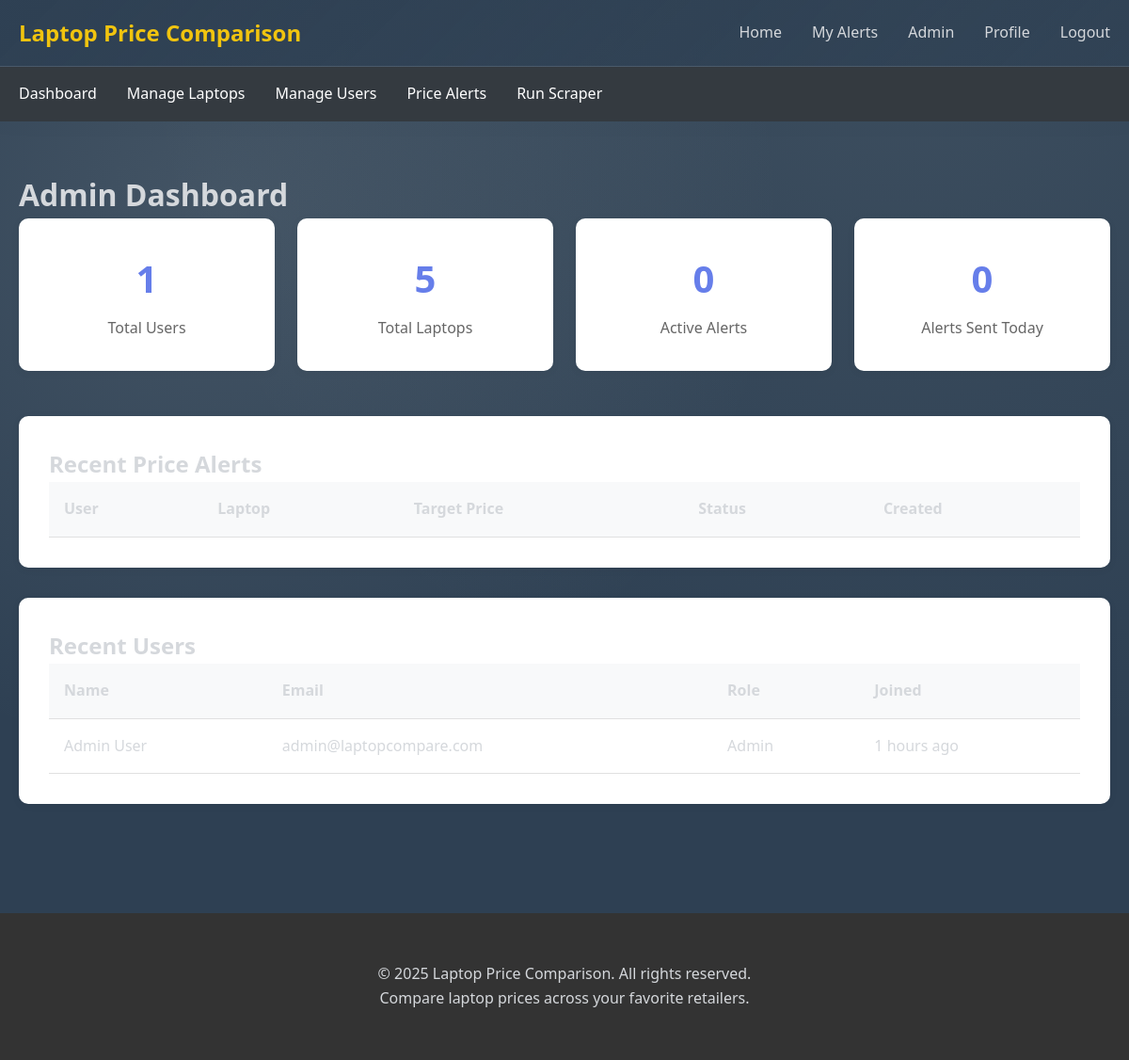
/admin/index.php (signed in), run on the app's committed database.
### tables this page shows
CREATE TABLE users (
    id INT AUTO_INCREMENT PRIMARY KEY,
    email VARCHAR(255) NOT NULL UNIQUE,
    password VARCHAR(255) NOT NULL,
    name VARCHAR(100) NOT NULL,
    created_at TIMESTAMP DEFAULT CURRENT_TIMESTAMP,
    is_admin TINYINT(1) DEFAULT 0,
    INDEX idx_email (email)
);

### config.php (called while the page is built, shortened)
<?php
function timeAgo($timestamp) {
    $time = strtotime($timestamp);
    $diff = time() - $time;
    if ($diff < 86400) return floor($diff / 3600) . ' hours ago';
    return date('M j, Y', $time);
}
?>

### admin/index.php (the view, shortened to what this page needs)
<?php
require_once '../config.php';
$statsQuery = "
    SELECT
        (SELECT COUNT(*) FROM users) as total_users,
        (SELECT COUNT(*) FROM laptops) as total_laptops,
        (SELECT COUNT(*) FROM price_alerts WHERE is_active = 1) as active_alerts,
        (SELECT COUNT(*) FROM alert_notifications WHERE DATE(sent_at) = CURDATE()) as alerts_sent_today
";
$stats = $conn->query($statsQuery)->fetch();
$recentUsers = $conn->query("
    SELECT *
    FROM users
    ORDER BY created_at DESC
    LIMIT 10
")->fetchAll();
?>
<!DOCTYPE html>
<html lang="en">
<head>
    <link rel="stylesheet" href="../css/style.css">
</head>
<body>
    <?php include '../includes/header.php'; ?>
    <?php include 'partials/admin-nav.php'; ?>
    <main class="container">
        <h1>Admin Dashboard</h1>
        <div class="stats-grid">
            <div class="stat-card">
                <div class="stat-value"><?php echo $stats['total_users']; ?></div>
                <div class="stat-label">Total Users</div>
            </div>
            <div class="stat-card">
                <div class="stat-value"><?php echo $stats['total_laptops']; ?></div>
                <div class="stat-label">Total Laptops</div>
            </div>
            <div class="stat-card">
                <div class="stat-value"><?php echo $stats['active_alerts']; ?></div>
                <div class="stat-label">Active Alerts</div>
            </div>
            <div class="stat-card">
                <div class="stat-value"><?php echo $stats['alerts_sent_today']; ?></div>
                <div class="stat-label">Alerts Sent Today</div>
            </div>
        </div>
        <div class="data-table">
            <h2>Recent Price Alerts</h2>
            <table>
                <thead>
                    <tr>
                        <th>User</th>
                        <th>Laptop</th>
                        <th>Target Price</th>
                        <th>Status</th>
                        <th>Created</th>
                    </tr>
                </thead>
            </table>
        </div>
        <div class="data-table">
            <h2>Recent Users</h2>
            <table>
                <thead>
                    <tr>
                        <th>Name</th>
                        <th>Email</th>
                        <th>Role</th>
                        <th>Joined</th>
                    </tr>
                </thead>
                <tbody>
                    <?php foreach ($recentUsers as $user): ?>
                    <tr>
                        <td><?php echo htmlspecialchars($user['name']); ?></td>
                        <td><?php echo htmlspecialchars($user['email']); ?></td>
                        <td><?php echo $user['is_admin'] ? 'Admin' : 'User'; ?></td>
                        <td><?php echo timeAgo($user['created_at']); ?></td>
                    </tr>
                    <?php endforeach; ?>
                </tbody>
            </table>
        </div>
    </main>
    <?php include '../includes/footer.php'; ?>
</body>
</html>

### css/style.css (style rules this page uses)
:root { --royal-blue: #2E4053; --midnight: rgba(46, 64, 83, 0.92); --deep-navy: #273746; --accent-blue: #AAB7B8; --accent-gold: #F1C40F; --accent-gold-dark: #CDA40D; --soft-ivory: #D5D8DC; --cool-gray: #BFC9CA; --card-bg: #2E4053; --card-border: rgba(191, 201, 202, 0.18); --shadow-primary: 0 20px 45px rgba(46, 64, 83, 0.55); }
* { margin: 0; padding: 0; box-sizing: border-box; }
body { font-family: 'Segoe UI', Tahoma, Geneva, Verdana, sans-serif; line-height: 1.6; color: var(--soft-ivory); background-color: var(--royal-blue); background-image: radial-gradient(circle at 20% 20%, rgba(191, 201, 202, 0.15), transparent 45%), radial-gradient(circle at 80% 0%, rgba(170, 183, 184, 0.12), transparent 55%); min-height: 100vh; }
.container { max-width: 1200px; margin: 0 auto; padding: 20px; color: var(--soft-ivory); }

### admin/partials/nav-styles.php (style rules this page uses)
.stats-grid { display: grid; grid-template-columns: repeat(auto-fit, minmax(220px, 1fr)); gap: 1.5rem; margin-bottom: 3rem; }
.stat-card { background: white; padding: 2rem; border-radius: 10px; box-shadow: 0 2px 10px rgba(0,0,0,0.05); text-align: center; }
.stat-value { font-size: 2.5rem; font-weight: bold; color: #667eea; }
.stat-label { color: #666; margin-top: 0.5rem; }
.data-table { background: white; padding: 2rem; border-radius: 10px; box-shadow: 0 2px 10px rgba(0,0,0,0.05); margin-bottom: 2rem; }
table { width: 100%; border-collapse: collapse; }
th, td { padding: 1rem; text-align: left; border-bottom: 1px solid #e0e0e0; }
th { background: #f8f9fa; font-weight: 600; }

### data on the page
users: name "Admin User", email "admin@laptopcompare.com", is_admin "Admin", created_at "1 hours ago"

### other printed values
SITE_NAME "Laptop Price Comparison"
$stats['total_users'] "1"
$stats['total_laptops'] "5"
$stats['active_alerts'] "0"
$stats['alerts_sent_today'] "0"
